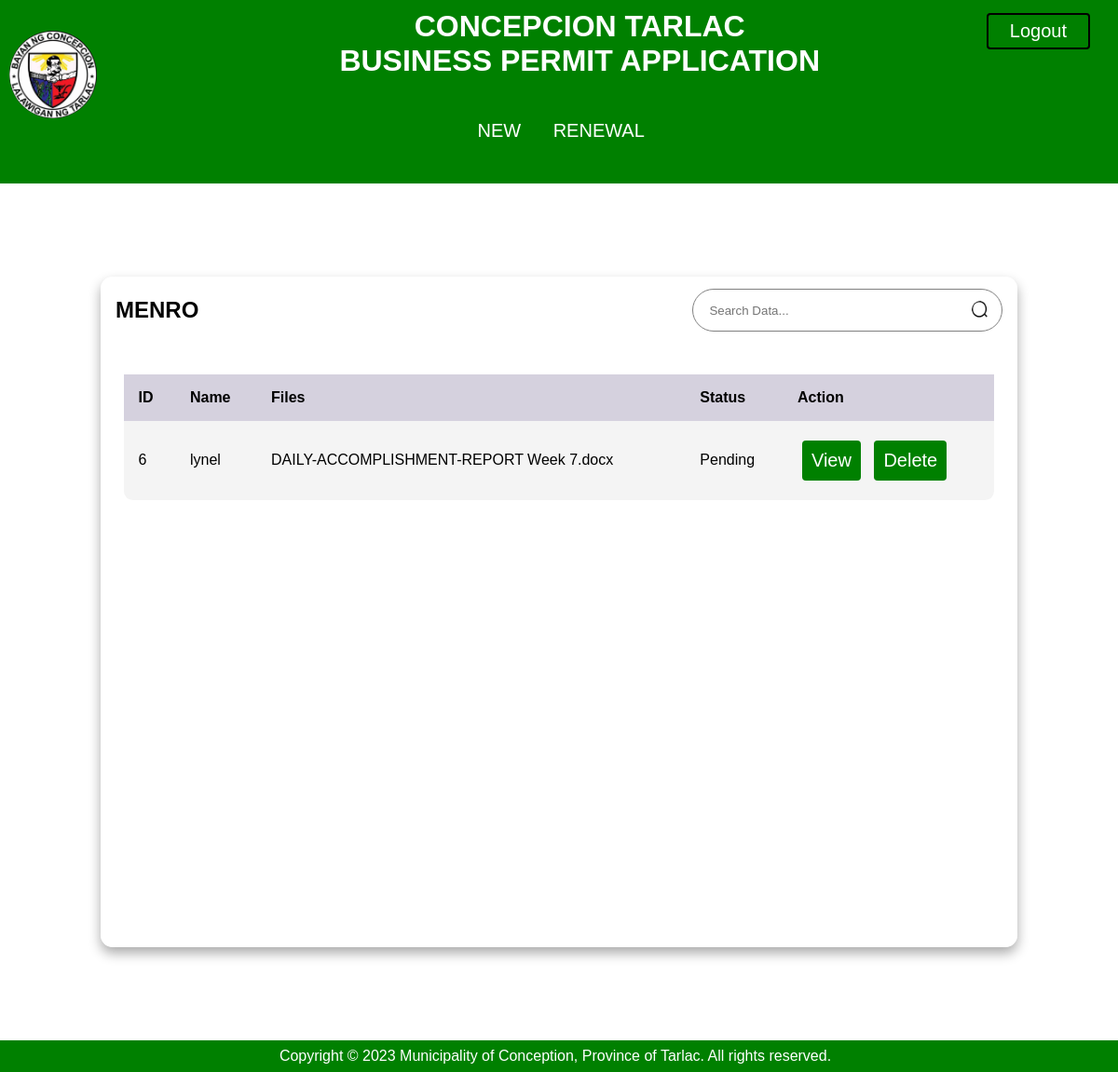
The app's page /menro_board2.php (signed in) with its own data.
### tables this page shows
CREATE TABLE `menro_tb` (
  `id` int(11) NOT NULL,
  `name` varchar(256) NOT NULL,
  `filename1` varchar(256) NOT NULL,
  `filesize1` varchar(255) NOT NULL,
  `filetype1` varchar(255) NOT NULL,
  `filename2` varchar(255) NOT NULL,
  `filesize2` varchar(255) NOT NULL,
  `filetype2` varchar(255) NOT NULL,
  `status` varchar(255) NOT NULL
);

### menro_board2.php (the view, shortened to what this page needs)
<?php
require 'config.php';
?>
<!DOCTYPE html>
<html lang="en">
<head>
    <link rel="stylesheet" type="text/css" href="style2.css">
</head>
    <header><img src="lgu.jpg" height="8%" width="8%" class="logo">
    <h1><b>CONCEPCION TARLAC <br>BUSINESS PERMIT APPLICATION <br>
    </b></h1>
    <a href="logout2.php" class="logout">Logout</a>
<div class="navbar">
    <a class="nav" href="dashboard_personnel.php">NEW</a>
    <a class="nav" href="personnel.php">RENEWAL</a>
</div>
</header>
<body>
    <main class="table" id="customers_table">
        <section class="table__header">
            <h1>MENRO</h1>
            <div class="input-group">
                <input type="search" placeholder="Search Data...">
                <img src="thesis2/search.png" alt="">
            </div>
        </section>
        <section class="table__body">
            <table>
                <thead>
                    <tr>
                        <th>ID</th>
                        <th>Name</th>
                        <th>Files</th>
                        <th>Status</th>
                        <th>Action</th>
                    </tr>
                </thead>
                <tbody>
                    <tr>
            <?php
            $sql = "SELECT * FROM menro_tb";
            $result = $conn->query($sql);
            while($row = $result->fetch_assoc()){
                echo"
                <tr>
                    <td>$row[id]</td>
                    <td>$row[name]</td>
                    <td>$row[filename1]</td>
                    <td>$row[status]</td>
                    <td><a href='menro_view2.php? id=$row[id];'> View </a>
                    <a href='delete.php? id=$row[id];'> Delete </a></td>
                </tr>
                ";
            }
            ?>
                    </tr>
                </tbody>
            </table>
        </section>
    </main>
</body>
<footer><p>Copyright &copy; 2023 Municipality of Conception, Province of Tarlac. All rights reserved.</p></footer>
</html>

### style2.css (style rules this page uses)
* { margin: 0; padding: 0; box-sizing: border-box; font-family: sans-serif; }
body { text-align: center; width: 100%; margin: 0 auto; font-family: arial, sans-serif; }
body { min-height: 100vh; display:fixed; justify-content: center; align-items: center; }
header { background-color: green; padding: 10px; padding-bottom: 30px; color: white; }
main.table { width: 82vw; height: 90vh; background-color: #fff5; backdrop-filter: blur(7px); box-shadow: 0 .4rem .8rem #0005; border-radius: .8rem; overflow: hidden; margin-left: auto; margin-right: auto; margin-bottom:100px; margin-top: 100px; }
.table__header { width: 100%; height: 10%; background-color: #fff4; padding: .8rem 1rem; display: flex; justify-content: space-between; align-items: center; }
.table__header .input-group { width: 35%; height: 100%; background-color: #fff5; padding: 0 .8rem; border-radius: 2rem; border:1px solid gray; display: flex; justify-content: center; align-items: center; transition: .2s; }
.table__header .input-group img { width: 1.2rem; height: 1.2rem; }
.table__header .input-group input { width: 100%; padding: 0 .5rem 0 .3rem; background-color: transparent; border: none; outline: none; }
.table__body { width: 95%; max-height: calc(89% - 1.6rem); background-color: #fffb; margin: .8rem auto; border-radius: .6rem; overflow: auto; overflow: overlay; }
table { width: 100%; }
table, th, td { border-collapse: collapse; padding: 1rem; text-align: left; margin-top:20px; }
thead th { position: sticky; top: 0; left: 0; background-color: #d5d1defe; cursor: pointer; text-transform: capitalize; }
tbody tr:nth-child(even) { background-color: #0000000b; }
tbody tr { --delay: .1s; transition: .5s ease-in-out var(--delay), background-color 0s; }
tbody tr td, tbody tr td p, tbody tr td img { transition: .2s ease-in-out; }
footer { background-color: green; color: white; text-align: center; margin: 0 0px -10px -8px; padding: 8px 0 8px 0; }
a { text-decoration: none; color: white; font-size: 20px; display: inline-block; justify-content: space-between; padding: 10px; text-align: center; margin: 0 10px 0 10px; border-radius: 4px; }
img { float: left; border-radius: 90px; }
.logo { margin: 23px -50px 15px 0; }
.logout { float: right; padding: 6px 23px 6px 23px; border: black solid 2px; margin-left:-85px; margin-top:-70px; margin-right:20px; }
.navbar { padding-right:40px; padding-left:40px; margin-top:30px ; }

### menro_board2.php (style rules this page uses)
a { background-color:green; margin: 5px; }

### records on screen
menro_tb: id "6", name "lynel", filename1 "DAILY-ACCOMPLISHMENT-REPORT Week 7.docx", status "Pending"
